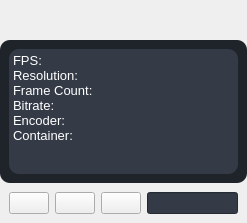
                  <widget class="QWidget" name="bottomMenuSubContainer" native="true">
                   <property name="sizePolicy">
                    <sizepolicy hsizetype="MinimumExpanding" vsizetype="Preferred">
                     <horstretch>0</horstretch>
                     <verstretch>0</verstretch>
                    </sizepolicy>
                   </property>
                   <property name="minimumSize">
                    <size>
                     <width>0</width>
                     <height>0</height>
                    </size>
                   </property>
                   <property name="styleSheet">
                    <string notr="true">#bottomMenuSubContainer{
background-color:#1f232a
}
#progressBar{
background-color:#343b47
}
</string>
                   </property>
                   <layout class="QVBoxLayout" name="verticalLayout_21">
                    <property name="spacing">
                     <number>0</number>
                    </property>
                    <property name="leftMargin">
                     <number>0</number>
                    </property>
                    <property name="topMargin">
                     <number>0</number>
                    </property>
                    <property name="rightMargin">
                     <number>0</number>
                    </property>
                    <property name="bottomMargin">
                     <number>0</number>
                    </property>
                    <item>
                     <widget class="QWidget" name="widget_2" native="true">
                      <layout class="QVBoxLayout" name="verticalLayout_24">
                       <property name="spacing">
                        <number>0</number>
                       </property>
                       <property name="leftMargin">
                        <number>0</number>
                       </property>
                       <property name="topMargin">
                        <number>0</number>
                       </property>
                       <property name="rightMargin">
                        <number>0</number>
                       </property>
                       <property name="bottomMargin">
                        <number>0</number>
                       </property>
                       <item>
                        <spacer name="verticalSpacer_3">
                         <property name="orientation">
                          <enum>Qt::Orientation::Vertical</enum>
                         </property>
                         <property name="sizeHint" stdset="0">
                          <size>
                           <width>20</width>
                           <height>40</height>
                          </size>
                         </property>
                        </spacer>
                       </item>
                       <item>
                        <widget class="QWidget" name="widget_14" native="true">
                         <property name="maximumSize">
                          <size>
                           <width>16000</width>
                           <height>150</height>
                          </size>
                         </property>
                         <property name="styleSheet">
                          <string notr="true">QWidget{
background-color:#1f232a;
border-radius:10px;
}
</string>
                         </property>
                         <layout class="QHBoxLayout" name="horizontalLayout_26">
                          <property name="spacing">
                           <number>6</number>
                          </property>
                          <property name="leftMargin">
                           <number>9</number>
                          </property>
                          <property name="topMargin">
                           <number>9</number>
                          </property>
                          <property name="rightMargin">
                           <number>9</number>
                          </property>
                          <property name="bottomMargin">
                           <number>9</number>
                          </property>
                          <item>
                           <widget class="QTextEdit" name="videoInfoTextEdit">
                            <property name="enabled">
                             <bool>false</bool>
                            </property>
                            <property name="sizePolicy">
                             <sizepolicy hsizetype="MinimumExpanding" vsizetype="Expanding">
                              <horstretch>0</horstretch>
                              <verstretch>0</verstretch>
                             </sizepolicy>
                            </property>
                            <property name="minimumSize">
                             <size>
                              <width>0</width>
                              <height>125</height>
                             </size>
                            </property>
                            <property name="maximumSize">
                             <size>
                              <width>16777215</width>
                              <height>125</height>
                             </size>
                            </property>
                            <property name="accessibleDescription">
                             <string notr="true"/>
                            </property>
                            <property name="styleSheet">
                             <string notr="true">QTextEdit{
background-color:#343b47;
color:white;
}
QTextEdit:disabled{color:white;}</string>
                            </property>
                            <property name="verticalScrollBarPolicy">
                             <enum>Qt::ScrollBarPolicy::ScrollBarAlwaysOff</enum>
                            </property>
                            <property name="horizontalScrollBarPolicy">
                             <enum>Qt::ScrollBarPolicy::ScrollBarAlwaysOff</enum>
                            </property>
                            <property name="sizeAdjustPolicy">
                             <enum>QAbstractScrollArea::SizeAdjustPolicy::AdjustToContents</enum>
                            </property>
                            <property name="lineWrapMode">
                             <enum>QTextEdit::LineWrapMode::NoWrap</enum>
                            </property>
                            <property name="readOnly">
                             <bool>true</bool>
                            </property>
                            <property name="html">
                             <string notr="true">&lt;!DOCTYPE HTML PUBLIC &quot;-//W3C//DTD HTML 4.0//EN&quot; &quot;http://www.w3.org/TR/REC-html40/strict.dtd&quot;&gt;
&lt;html&gt;&lt;head&gt;&lt;meta name=&quot;qrichtext&quot; content=&quot;1&quot; /&gt;&lt;meta charset=&quot;utf-8&quot; /&gt;&lt;style type=&quot;text/css&quot;&gt;
p, li { white-space: pre-wrap; }
hr { height: 1px; border-width: 0; }
li.unchecked::marker { content: &quot;\2610&quot;; }
li.checked::marker { content: &quot;\2612&quot;; }
&lt;/style&gt;&lt;/head&gt;&lt;body style=&quot; font-family:'Noto Sans'; font-size:10pt; font-weight:400; font-style:normal;&quot;&gt;
&lt;p style=&quot; margin-top:0px; margin-bottom:0px; margin-left:0px; margin-right:0px; -qt-block-indent:0; text-indent:0px;&quot;&gt;&lt;span style=&quot; font-family:'Sans Serif';&quot;&gt;FPS:&lt;/span&gt;&lt;/p&gt;
&lt;p style=&quot; margin-top:0px; margin-bottom:0px; margin-left:0px; margin-right:0px; -qt-block-indent:0; text-indent:0px;&quot;&gt;&lt;span style=&quot; font-family:'Sans Serif';&quot;&gt;Resolution:&lt;/span&gt;&lt;/p&gt;
&lt;p style=&quot; margin-top:0px; margin-bottom:0px; margin-left:0px; margin-right:0px; -qt-block-indent:0; text-indent:0px;&quot;&gt;&lt;span style=&quot; font-family:'Sans Serif';&quot;&gt;Frame Count:&lt;/span&gt;&lt;/p&gt;
&lt;p style=&quot; margin-top:0px; margin-bottom:0px; margin-left:0px; margin-right:0px; -qt-block-indent:0; text-indent:0px;&quot;&gt;&lt;span style=&quot; font-family:'Sans Serif';&quot;&gt;Bitrate:&lt;/span&gt;&lt;/p&gt;
&lt;p style=&quot; margin-top:0px; margin-bottom:0px; margin-left:0px; margin-right:0px; -qt-block-indent:0; text-indent:0px;&quot;&gt;&lt;span style=&quot; font-family:'Sans Serif';&quot;&gt;Encoder:&lt;/span&gt;&lt;/p&gt;
&lt;p style=&quot; margin-top:0px; margin-bottom:0px; margin-left:0px; margin-right:0px; -qt-block-indent:0; text-indent:0px;&quot;&gt;&lt;span style=&quot; font-family:'Sans Serif';&quot;&gt;Container:&lt;/span&gt;&lt;/p&gt;&lt;/body&gt;&lt;/html&gt;</string>
                            </property>
                           </widget>
                          </item>
                         </layout>
                        </widget>
                       </item>
                      </layout>
                     </widget>
                    </item>
                    <item>
                     <widget class="QWidget" name="widget_13" native="true">
                      <property name="styleSheet">
                       <string notr="true"/>
                      </property>
                      <layout class="QHBoxLayout" name="horizontalLayout_32">
                       <property name="spacing">
                        <number>6</number>
                       </property>
                       <property name="leftMargin">
                        <number>9</number>
                       </property>
                       <property name="topMargin">
                        <number>9</number>
                       </property>
                       <property name="rightMargin">
                        <number>9</number>
                       </property>
                       <property name="bottomMargin">
                        <number>9</number>
                       </property>
                       <item>
                        <widget class="QWidget" name="widget_24" native="true">
                         <layout class="QHBoxLayout" name="horizontalLayout_39">
                          <property name="spacing">
                           <number>0</number>
                          </property>
                          <property name="leftMargin">
                           <number>0</number>
                          </property>
                          <property name="topMargin">
                           <number>0</number>
                          </property>
                          <property name="rightMargin">
                           <number>0</number>
                          </property>
                          <property name="bottomMargin">
                           <number>0</number>
                          </property>
                          <item>
                           <widget class="QPushButton" name="startRenderButton">
                            <property name="enabled">
                             <bool>true</bool>
                            </property>
                            <property name="maximumSize">
                             <size>
                              <width>59</width>
                              <height>55</height>
                             </size>
                            </property>
                            <property name="styleSheet">
                             <string notr="true"/>
                            </property>
                            <property name="text">
                             <string/>
                            </property>
                            <property name="icon">
                             <iconset resource="resources.qrc">
                              <normaloff>:/icons/icons/play-circle.svg</normaloff>:/icons/icons/play-circle.svg</iconset>
                            </property>
                            <property name="iconSize">
                             <size>
                              <width>40</width>
                              <height>45</height>
                             </size>
                            </property>
                            <property name="checkable">
                             <bool>false</bool>
                            </property>
                            <property name="checked">
                             <bool>false</bool>
                            </property>
                            <property name="autoRepeat">
                             <bool>false</bool>
                            </property>
                            <property name="autoExclusive">
                             <bool>false</bool>
                            </property>
                           </widget>
                          </item>
                         </layout>
                        </widget>
                       </item>
                       <item>
                        <layout class="QHBoxLayout" name="onRenderButtonsContiainer">
                         <item>
                          <widget class="QPushButton" name="pauseRenderButton">
                           <property name="enabled">
                            <bool>true</bool>
                           </property>
                           <property name="maximumSize">
                            <size>
                             <width>59</width>
                             <height>55</height>
                            </size>
                           </property>
                           <property name="styleSheet">
                            <string notr="true"/>
                           </property>
                           <property name="text">
                            <string/>
                           </property>
                           <property name="icon">
                            <iconset resource="resources.qrc">
                             <normaloff>:/icons/icons/pause-circle.svg</normaloff>:/icons/icons/pause-circle.svg</iconset>
                           </property>
                           <property name="iconSize">
                            <size>
                             <width>40</width>
                             <height>45</height>
                            </size>
                           </property>
                           <property name="checkable">
                            <bool>false</bool>
                           </property>
                           <property name="checked">
                            <bool>false</bool>
                           </property>
                          </widget>
                         </item>
                         <item>
                          <widget class="QPushButton" name="killRenderButton">
                           <property name="sizePolicy">
                            <sizepolicy hsizetype="Fixed" vsizetype="Fixed">
                             <horstretch>0</horstretch>
                             <verstretch>0</verstretch>
                            </sizepolicy>
                           </property>
                           <property name="maximumSize">
                            <size>
                             <width>59</width>
                             <height>55</height>
                            </size>
                           </property>
                           <property name="text">
                            <string/>
                           </property>
                           <property name="icon">
                            <iconset resource="resources.qrc">
                             <normaloff>:/icons/icons/x-circle.svg</normaloff>:/icons/icons/x-circle.svg</iconset>
                           </property>
                           <property name="iconSize">
                            <size>
                             <width>40</width>
                             <height>45</height>
                            </size>
                           </property>
                          </widget>
                         </item>
                        </layout>
                       </item>
                       <item>
                        <widget class="QProgressBar" name="progressBar">
                         <property name="sizePolicy">
                          <sizepolicy hsizetype="Expanding" vsizetype="Fixed">
                           <horstretch>0</horstretch>
                           <verstretch>0</verstretch>
                          </sizepolicy>
                         </property>
                         <property name="value">
                          <number>0</number>
                         </property>
                         <property name="textVisible">
                          <bool>false</bool>
                         </property>
                        </widget>
                       </item>
                      </layout>
                     </widget>
                    </item>
                   </layout>
                  </widget>
